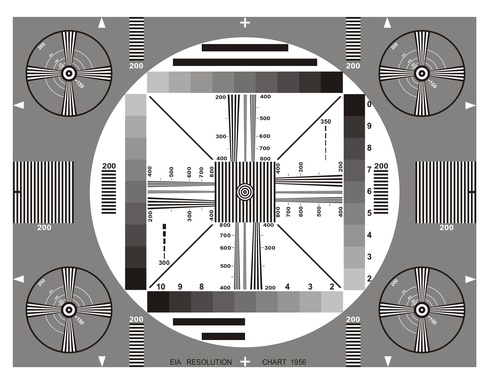
#> input picture ImageProcessingLab/images/test_pattern.jpg, 490 x 379 px, shrunk from 1650 x 1275 before the run
$ jupyter execute --allow-errors 2020-IP3.ipynb   (shell and % lines are left out)
#> lines starting #> are read from the running program, lines starting #| are printed output that depends on the picture; long printed decimals are rounded
# 情報データ科学演習III第3週：画像のフィルタリング

第3週では，Pythonで読み込んだ画像に対してフィルタリングを適用する処理方法を習得する．

まずいろいろなモジュールをインポートするために以下のセルを実行する．notebookを起動したときには，これらのモジュールをインポートしなければ，これらのモジュールの関数を使うことはできない．

[cell 1]
import numpy as np
import os

import matplotlib.pyplot as plt
plt.gray();
from matplotlib.pyplot import imshow

from skimage.io import imread, imsave
from skimage.color import rgb2gray

from scipy.signal import fftconvolve as convolve

# ===================================

# パート1：空間フィルタリング

ここでは，画像のボケに代表される平均値フィルタによるフィルタリングの例を見る．

## 平均値フィルタ

平滑化フィルタは画像をぼかしたりノイズを減らすために用いられる．平滑化フィルタの出力は，フィルタマスクの近傍にある画素値の平均である．
こうすることによって，出力画像では輝度の急激な変化が少なくなり，画像をぼかすことができる．

次式がサイズが3×3の平滑化フィルタである．
フィルタの中央が対応する画素に相当し，その周囲8画素（とその画素自身）の輝度値を，
フィルタの数値を重みにして平均を計算する．

$$
W =
\frac{1}{9}
\begin{pmatrix}
1 & 1 & 1\\
1 & 1 & 1\\
1 & 1 & 1
\end{pmatrix}
$$

`N`が奇数の場合にも，同様にNxNの平均値フィルタが設定できる．`N`を大きくするほど，平均を計算する近傍が大きくなる．

[cell 2]
N = 3
W = np.ones((N, N)) / (N**2)  # N×N平滑化フィルタW
print(W)

平均値フィルタを画像に適用するには`convolve`を用いる．

引数：

- `im`：フィルタリングする対象の画像
- `W`：フィルタ
- `mode`：画像の端の部分の処理の種類．通常は`mode='same'`とする．

返り値：

- フィルタリングされた画像

使用例：
- `convolve(im, W, mode='same')`

以下の2枚の画像をフィルタリングする．

<center>図：test_pattern.jpg
(<a href="https://commons.wikimedia.org/wiki/File:EIA_Resolution_Chart_1956.svg#/media/File:EIA_Resolution_Chart_1956.svg">By Self painted - Self painted, Public Domain, <a href="https://commons.wikimedia.org/w/index.php?curid=6824470">Link</a>)
</center>

<center>図：hubble.jpg
(public domain from wikimedia,
<a href="https://ja.wikipedia.org/wiki/ファイル:NASA-HS201427a-HubbleUltraDeepField2014-20140603.jpg">"Hubble Team Unveils Most Colorful View of Universe Captured by Space Telescope"</a>)
</center>

## グレースケール画像の場合

グレースケール画像に対するフィルタリングは，convolveを適用するだけである．

以下では，対象となる画像が`im`，適用するフィルタが`W`である．

[cell 3]
im = rgb2gray(imread(os.path.join('images', 'test_pattern.jpg')))  # グレースケール画像
#> im: shape (379, 490) float64; min 0, max 1, mean 0.672

im *= 255  # rgb2grayは画素値の範囲を0から1に変換してしまうため，255をかけておく

plt.figure(figsize=(20, 20))
imshow(im)
plt.title('original image')
plt.show()

N = 15
W = np.ones((N, N)) / (N**2)  # N×N平滑化フィルタW
im_filtered = convolve(im, W, mode='same')
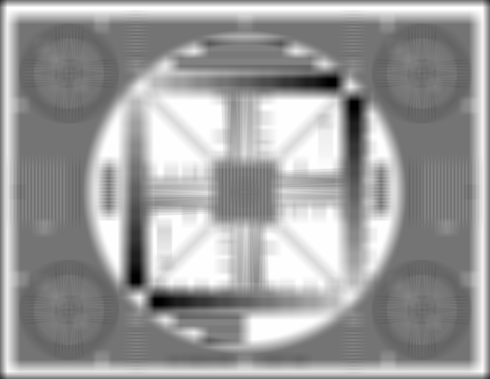
#> im_filtered: shape (379, 490) float64; min 25.38, max 255, mean 166.9; drawn with min black and max white

plt.figure(figsize=(20, 20))
imshow(im_filtered)
plt.title('filtered image')
plt.show()

imsave('IP3-filtering.jpg', im_filtered.astype(np.uint8))  # 処理画像の保存

## カラー画像の場合

カラー画像の場合には，RGBの各チャンネルに対して適用する．

カラー画像`im`のi番目のチャンネルを取り出すには，`im[:, :, i]`と指定する．これはグレースケール画像であり，これに対してフィルタリングすれば良いので，`convolve(im[:, :, i], W, mode='same')`とする．

その結果はi番目のチャンネルの結果なので，あらかじめ準備しておいた受け取り用配列のi番目のチャンネル
`im_filtered[:, :, i]`に代入する．

#> (a cell that did not finish here is left out)

## レポート課題1

- 画像`test_pattern.jpg`, `hubble.jpg`を読み込み，それぞれに対して平均値フィルタによるフィルタリングを適用する．
- 平均値フィルタのサイズ`N`（奇数）を3, 5, ..., 55まで変えて，結果画像のどの部分がどのようにぼかされているのかを考察する．

## レポート課題2

平均値フィルタの代わりに，以下のフィルタを適用する．

[cell 5]
N = 3
#> N = 3
W1 = np.eye(N) / N
#> W1 = [[0.333, 0, 0], [0, 0.333, 0], [0, 0, 0.333]]
print(W1)
#| [[0.3333 0.         0.        ]
#|  [0.         0.3333 0.        ]
#|  [0.         0.         0.3333]]

- 画像`test_pattern.jpg`, `hubble.jpg`を読み込み，それぞれに対してこのフィルタによるフィルタリングを適用する．
- フィルタのサイズ`N`（奇数）を3, 5, ..., 55まで変えて，結果画像のどの部分がどのようになっているのか，なぜそうなるのか，また平均値フィルタとどのように異なるのかを考察する．（レポートにはすべてのフィルタサイズの結果を載せる必要はない．適切なものだけを選択して載せること）

## レポート課題3

平均値フィルタの代わりに，以下のフィルタを適用する．

[cell 6]
N = 3
W2 = np.eye(N)
W2 = W2 + np.fliplr(W2)
W2 /= W2.sum()
print(W2)

- 画像`test_pattern.jpg`, `hubble.jpg`を読み込み，それぞれに対してこのフィルタによるフィルタリングを適用する．
- フィルタのサイズ`N`（奇数）を3, 5, ..., 55まで変えて，結果画像のどの部分がどのようになっているのか，なぜそうなるのか，また平均値フィルタとどのように異なるのかを考察する．（レポートにはすべてのフィルタサイズの結果を載せる必要はない．適切なものだけを選択して載せること）

# ===================================

# パート2：大量の画像に対するフィルタリング

以下ではフィルタリングを数万枚の画像に適用する．

* データセット [Cats and Dogs in Kaggle](https://www.kaggle.com/c/dogs-vs-cats/data)のものを利用
* データセット入手先 https://www.microsoft.com/en-us/download/details.aspx?id=54765

以下の手順に従って，画像データセットをダウンロードし，画像を展開する．

[cell 7]
import os
os.makedirs('data', exist_ok=True)  # 現在のディレクトリに'data'フォルダを作成する

zip_file_name = os.path.join('data', 'dog-cat.zip')  # ダウンロードして保存するファイル名を'data/dog-cat.zip'にする

[cell 8]
# ダウンロード用関数
import requests
def download(url, filename):
#> called with filename = 'data/dog-cat.zip'
    with open(filename, 'wb') as saveFile:
        saveFile.write(requests.get(url).content)
#> (this line was passed over: the network is not available in this run)
